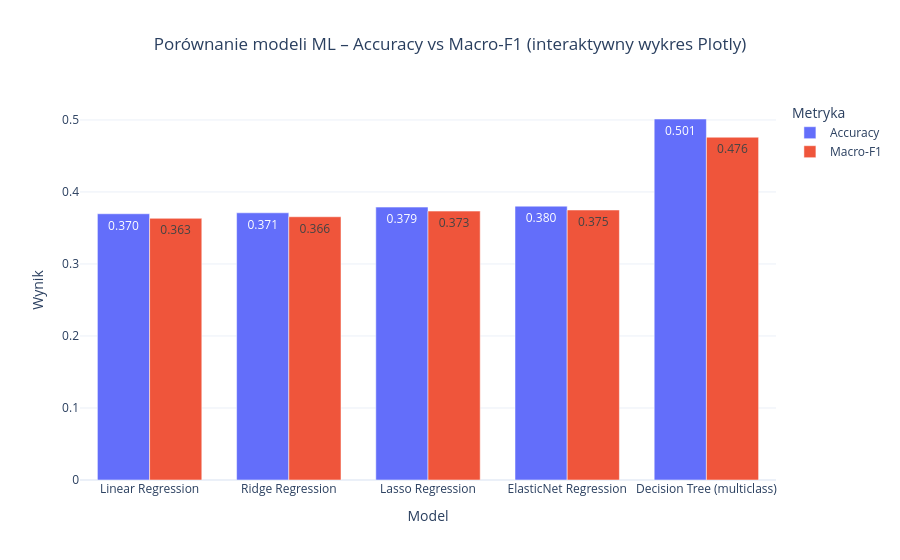

Source (notebook cell):
### Code cell
import plotly.express as px

# Przygotowanie danych do Plotly
df_plot = df_results.copy()
df_plot["Accuracy"] = pd.to_numeric(df_plot["Accuracy"], errors="coerce")
df_plot["Macro-F1"] = pd.to_numeric(df_plot["Macro-F1"], errors="coerce")

df_melted = df_plot.melt(
    id_vars="Model",
    value_vars=["Accuracy", "Macro-F1"],
    var_name="Metric",
    value_name="Score"
)

fig = px.bar(
    df_melted,
    x="Model",
    y="Score",
    color="Metric",
    barmode="group",
    title="Porównanie modeli ML – Accuracy vs Macro-F1 (interaktywny wykres Plotly)",
    text_auto=".3f",
)

fig.update_layout(
    xaxis_title="Model",
    yaxis_title="Wynik",
    title_x=0.5,
    legend_title_text="Metryka",
    bargap=0.25,
    template="plotly_white"
)

fig.show()

### Figure 1 — Plotly figure (JSON) as saved in the notebook; plotly's stock layout.template omitted (floating-point values rounded to 4 significant figures)
{"data": [{"alignmentgroup": "True", "hovertemplate": "Metric=Accuracy<br>Model=%{x}<br>Score=%{y}<extra></extra>", "legendgroup": "Accuracy", "marker": {"color": "#636efa", "pattern": {"shape": ""}}, "name": "Accuracy", "offsetgroup": "Accuracy", "orientation": "v", "showlegend": true, "textposition": "auto", "texttemplate": "%{y:.3f}", "type": "bar", "x": ["Linear Regression", "Ridge Regression", "Lasso Regression", "ElasticNet Regression", "Decision Tree (multiclass)"], "xaxis": "x", "y": [0.3697, 0.3711, 0.3789, 0.3803, 0.5013], "yaxis": "y"}, {"alignmentgroup": "True", "hovertemplate": "Metric=Macro-F1<br>Model=%{x}<br>Score=%{y}<extra></extra>", "legendgroup": "Macro-F1", "marker": {"color": "#EF553B", "pattern": {"shape": ""}}, "name": "Macro-F1", "offsetgroup": "Macro-F1", "orientation": "v", "showlegend": true, "textposition": "auto", "texttemplate": "%{y:.3f}", "type": "bar", "x": ["Linear Regression", "Ridge Regression", "Lasso Regression", "ElasticNet Regression", "Decision Tree (multiclass)"], "xaxis": "x", "y": [0.3634, 0.3656, 0.3734, 0.3749, 0.476], "yaxis": "y"}], "layout": {"bargap": 0.25, "barmode": "group", "legend": {"title": {"text": "Metryka"}, "tracegroupgap": 0}, "title": {"text": "Porównanie modeli ML – Accuracy vs Macro-F1 (interaktywny wykres Plotly)", "x": 0.5}, "xaxis": {"anchor": "y", "domain": [0, 1], "title": {"text": "Model"}}, "yaxis": {"anchor": "x", "domain": [0, 1], "title": {"text": "Wynik"}}}}
